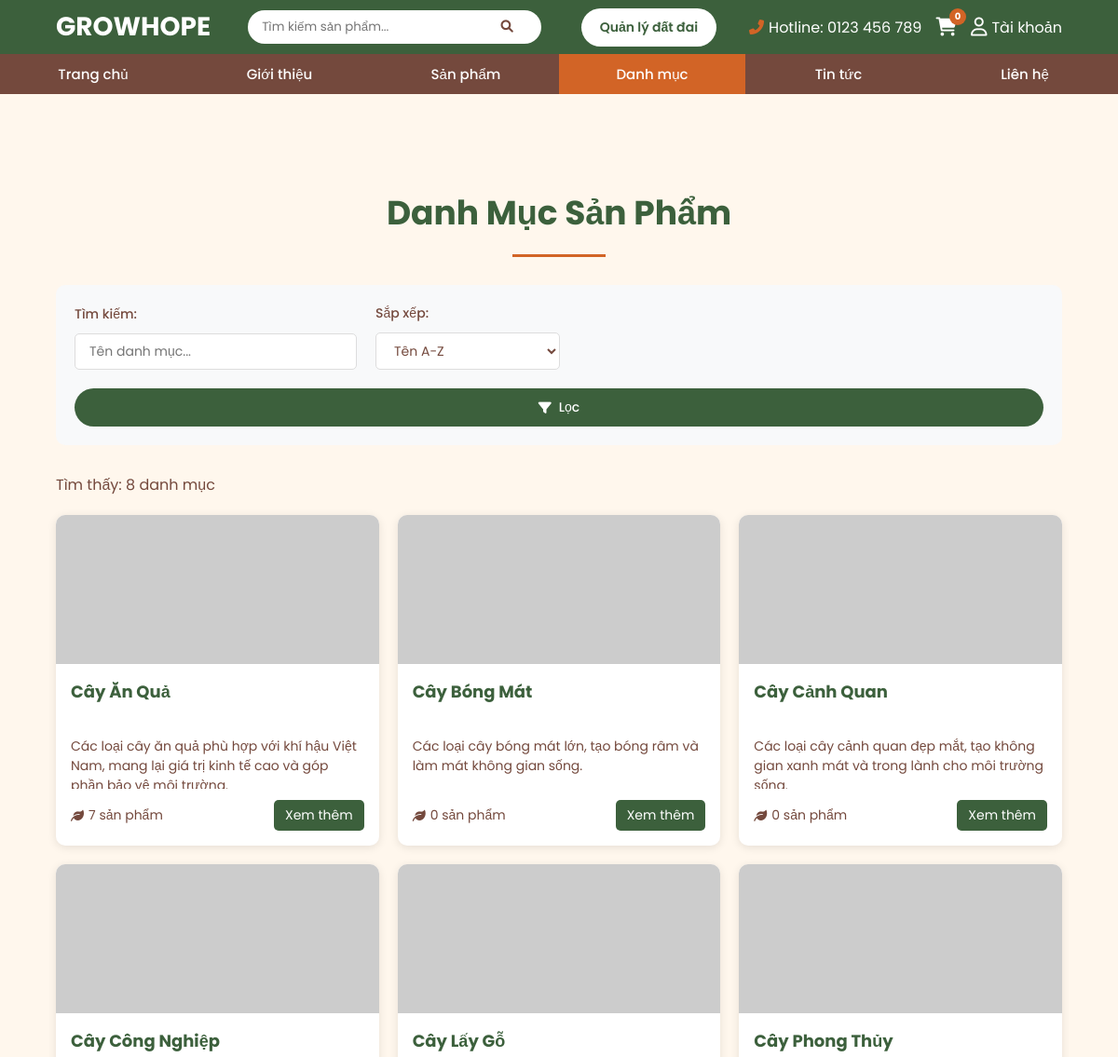
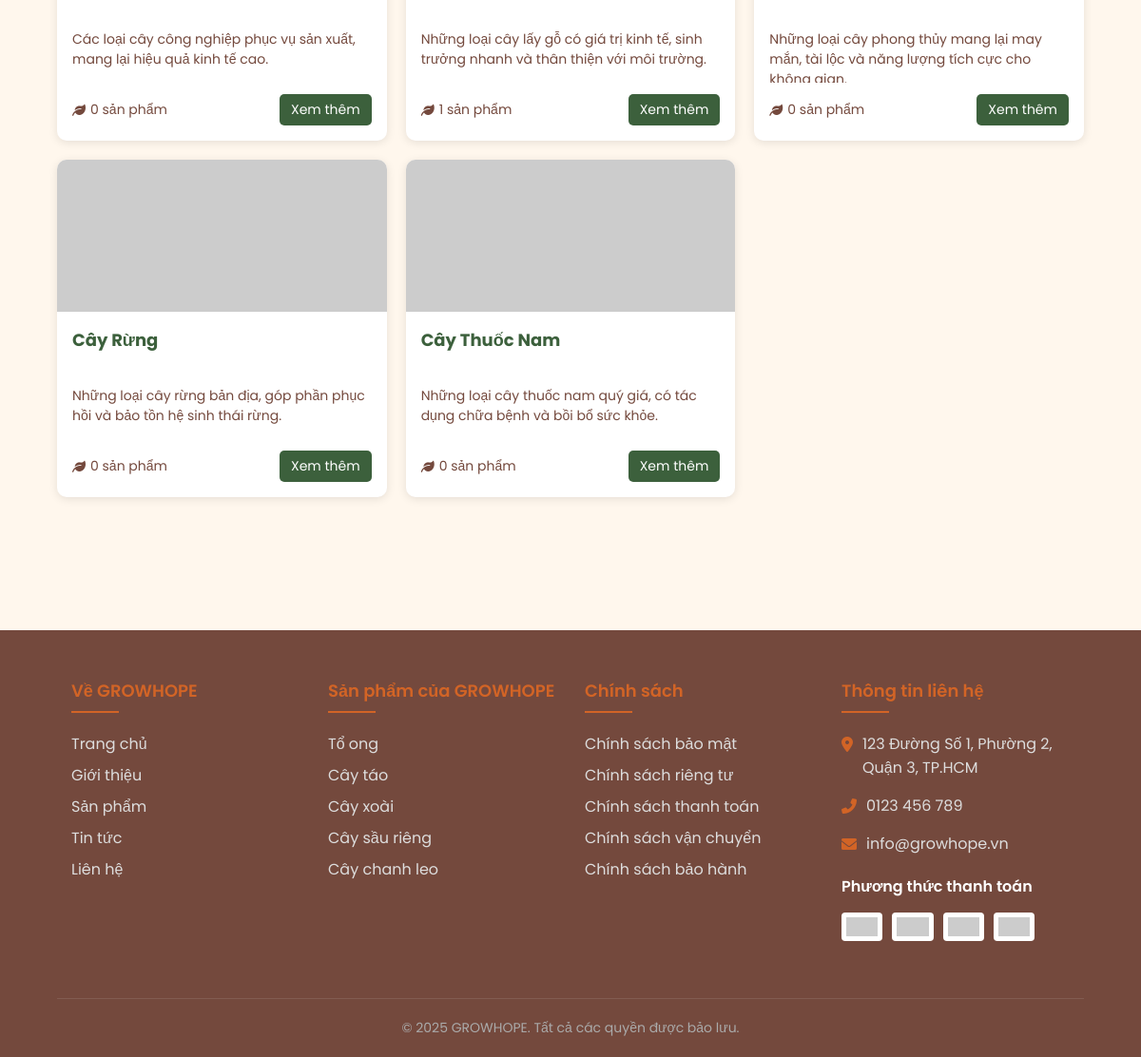
/public/categories.php, run on the app's committed database (2 pictures, top to bottom).
### tables this page shows
CREATE TABLE categories (
    category_id INT AUTO_INCREMENT PRIMARY KEY,
    category_name VARCHAR(255) NOT NULL,
    slug VARCHAR(255) NOT NULL UNIQUE,
    description TEXT,
    image VARCHAR(255),
    created_at TIMESTAMP DEFAULT CURRENT_TIMESTAMP
);

### public/categories.php (the view, shortened to what this page needs)
<?php
$pdo = null;
try {
    $pdo = getPDO();
} catch (RuntimeException $e) {
    $pdo = null;
}
$search = isset($_GET['search']) ? trim($_GET['search']) : '';
$valid_sorts = [
    'name_asc' => 'category_name ASC',
    'name_desc' => 'category_name DESC',
    'count_asc' => 'product_count ASC',
    'count_desc' => 'product_count DESC',
];
$sort = isset($_GET['sort']) && array_key_exists($_GET['sort'], $valid_sorts) ? $_GET['sort'] : 'name_asc';
$items_per_page = PAGINATION_CATEGORIES_PER_PAGE;
$page = isset($_GET['page']) ? max(1, (int)$_GET['page']) : 1;
$offset = ($page - 1) * $items_per_page;
$categories = [];
$total_categories = 0;
$where_clauses = [];
$where_sql = $where_clauses ? 'WHERE ' . implode(' AND ', $where_clauses) : '';
if ($pdo) {
    try {
        $count_sql = "SELECT COUNT(*) FROM categories c $where_sql";
        $count_stmt = $pdo->prepare($count_sql);
        $count_stmt->execute();
        $total_categories = (int) $count_stmt->fetchColumn();
        $order_sql = $valid_sorts[$sort];
        $data_sql = "SELECT c.category_id, c.category_name, c.slug, c.description, c.image,
                            (SELECT COUNT(*) FROM products p WHERE p.category_id = c.category_id) AS product_count
                     FROM categories c
                     $where_sql
                     ORDER BY $order_sql
                     LIMIT :limit OFFSET :offset";
        $stmt = $pdo->prepare($data_sql);
        $stmt->bindValue(':limit', $items_per_page, PDO::PARAM_INT);
        $stmt->bindValue(':offset', $offset, PDO::PARAM_INT);
        $stmt->execute();
        $categories = $stmt->fetchAll();
    } catch (PDOException $e) {
        $categories = [];
        $total_categories = 0;
    }
}
include '../includes/header.php';
?>
<main style="min-height: 60vh; padding: 60px 0; background-color: var(--light);">
    <div class="products-container">
        <h1 class="page-title">Danh Mục Sản Phẩm</h1>
        <form method="GET" action="" id="filterForm">
            <div class="filters-section">
                <div class="filter-group">
                    <label for="search">Tìm kiếm:</label>
                    <input type="text"
                           id="search"
                           name="search"
                           placeholder="Tên danh mục..."
                           value="<?php echo htmlspecialchars($search); ?>"
                           onkeypress="if(event.key === 'Enter') { this.form.submit(); }">
                </div>
                <div class="filter-group">
                    <label for="sort">Sắp xếp:</label>
                    <select id="sort" name="sort" onchange="this.form.submit()">
                        <option value="name_asc" <?php echo $sort == 'name_asc' ? 'selected' : ''; ?>>Tên A-Z</option>
                    </select>
                </div>
                <button type="submit" class="filter-btn">
                    <i class="fas fa-filter"></i>
                    Lọc
                </button>
            </div>
        </form>
        <div class="products-info">
            Tìm thấy: <?php echo $total_categories; ?> danh mục
        </div>
        <?php if (empty($categories)): ?>
            <div class="no-results">
                <i class="fas fa-inbox"></i>
                <h3>Không tìm thấy danh mục nào</h3>
                <p>Xin lỗi, chúng tôi không tìm thấy danh mục nào phù hợp với tìm kiếm của bạn.</p>
                <a href="categories.php" class="view-btn" style="margin-top: 15px;">
                    <i class="fas fa-arrow-left"></i> Quay lại danh sách
                </a>
            </div>
        <?php else: ?>
            <div class="products-grid">
                <?php foreach ($categories as $category): ?>
                    <div class="product-card">
                        <div class="product-image">
                            <?php if (isset($category['image'])): ?>
                                <img src="<?php echo htmlspecialchars($category['image']); ?>" alt="<?php echo htmlspecialchars($category['category_name']); ?>">
                            <?php endif; ?>
                        </div>
                        <div class="product-info">
                            <h3 class="product-title"><?php echo htmlspecialchars($category['category_name']); ?></h3>
                            <p class="product-description">
                                <?php echo htmlspecialchars($category['description'] ?? ''); ?>
                            </p>
                            <div class="product-meta">
                                <span class="product-count">
                                    <i class="fas fa-leaf"></i>
                                    <?php echo (int) ($category['product_count'] ?? 0); ?> sản phẩm
                                </span>
                                <a href="products.php?category=<?php echo isset($category['slug']) ? htmlspecialchars($category['slug']) : ''; ?>" class="view-btn">
                                    Xem thêm
                                </a>
                            </div>
                        </div>
                    </div>
                <?php endforeach; ?>
            </div>
        <?php endif; ?>
    </div>
</main>
<?php include '../includes/footer.php'; ?>

### data on the page
categories: category_name "Cây Ăn Quả", description "Các loại cây ăn quả phù hợp với khí hậu Việt Nam, mang lại giá trị kinh tế cao và…", product_count "7"
categories: category_name "Cây Bóng Mát", description "Các loại cây bóng mát lớn, tạo bóng râm và làm mát không gian sống.", product_count "0"
categories: category_name "Cây Cảnh Quan", description "Các loại cây cảnh quan đẹp mắt, tạo không gian xanh mát và trong lành cho môi…", product_count "0"
categories: category_name "Cây Công Nghiệp", description "Các loại cây công nghiệp phục vụ sản xuất, mang lại hiệu quả kinh tế cao.", product_count "0"
categories: category_name "Cây Lấy Gỗ", description "Những loại cây lấy gỗ có giá trị kinh tế, sinh trưởng nhanh và thân thiện với môi trường.", product_count "1"
categories: category_name "Cây Phong Thủy", description "Những loại cây phong thủy mang lại may mắn, tài lộc và năng lượng tích cực…", product_count "0"
categories: category_name "Cây Rừng", description "Những loại cây rừng bản địa, góp phần phục hồi và bảo tồn hệ sinh thái rừng.", product_count "0"
categories: category_name "Cây Thuốc Nam", description "Những loại cây thuốc nam quý giá, có tác dụng chữa bệnh và bồi bổ sức khỏe.", product_count "0"

### other printed values
BRAND_NAME "GROWHOPE"
CONTACT_HOTLINE "0123 456 789"
$total_categories "8"
CONTACT_ADDRESS "123 Đường Số 1, Phường 2, Quận 3, TP.HCM"
CONTACT_PHONE "0123 456 789"
CONTACT_EMAIL "info@growhope.vn"
